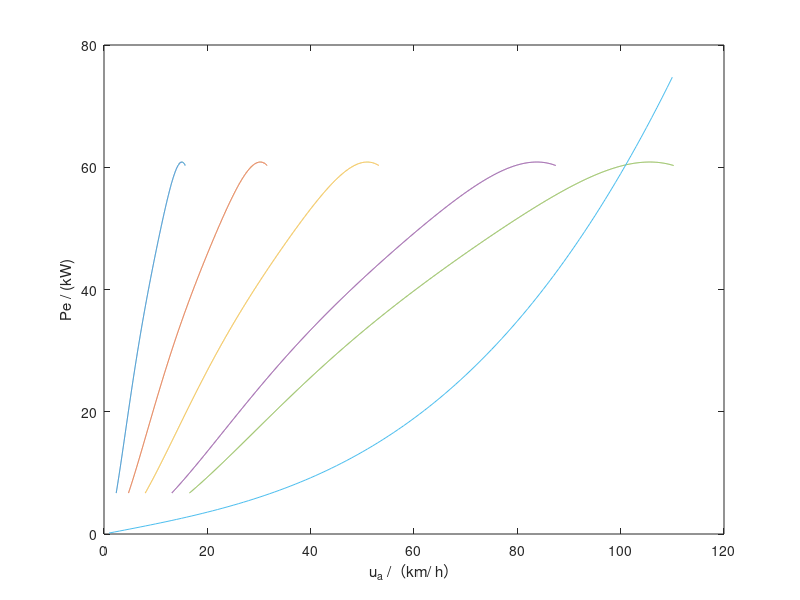

Here is the MATLAB script that generated this plot: (Note: this script raises an error after producing the figure.)
clear

a = [-3.85445e-12,40.874e-9,-165.44e-6,0.29527,-19.313];
% 发动机转矩
T_tq = [];
% 功率
P_e = [];


%驱动力行驶阻力平衡图
%车轮半径 m    %轴距     %质心至前轴距离(满载)   质心高（满载）
r = 0.367;    L = 3.2;    a1 = 1.947;            h_g = 0.9;
%装载质量 kg    %整车整备质量    %总质量
m1 = 2000;       m2 = 1800;     m3 = 3880;


% 传动系机械效率
yita_T = 0.85;
% 滚动阻力系数
f = 0.013;
%空气阻力系数*迎风面积 m2
C_DA = 2.77;
%主减速器传动比  %变速器传动比
i_0 = 6.33;   
%飞轮转动惯量 kg*m2  %二前轮转动惯量  %四后轮转动惯量
I_f = 0.218;         I_w1 = 1.798;   I_w2 = 3.598;
% 挡位 1档 2档 3档 4档 5档
i_g4 = [6.09,3.09,1.71,1.00];
i_g5 = [5.56,2.769,1.644,1.00,0.793];
%重力

%速度(与转速之间关系为0.377*r*n/i_0/i_g)    % 坡度    %汽车旋转质量换算系数
u_a =[];                                    slope = 0;     delta = 0;

%行驶方程式
F_t = [];



for n_tmp = 600:4000
    %1档
    u_a1(1,n_tmp) = 0.377 * r * n_tmp / i_0 / i_g5(1,1);
    T_tq(1,n_tmp)= polyval(a,n_tmp);
    P_e1 (1,n_tmp)= T_tq(1,n_tmp)*n_tmp/9550;
    F_t1(1,n_tmp) = T_tq(1,n_tmp) * i_0 * i_g5(1,1) * yita_T / r;
    
end


for n_tmp = 600:4000
    %2档
    u_a2(1,n_tmp) = 0.377 * r * n_tmp / i_0 / i_g5(1,2);
    T_tq(1,n_tmp)= polyval(a,n_tmp);
    P_e2 (1,n_tmp)= T_tq(1,n_tmp)*n_tmp/9550;
    F_t2(1,n_tmp) = T_tq(1,n_tmp) * i_0 * i_g5(1,2) * yita_T / r;
    
end

for n_tmp = 600:4000
    %3档
    u_a3(1,n_tmp) = 0.377 * r * n_tmp / i_0 / i_g5(1,3);
    T_tq(1,n_tmp)= polyval(a,n_tmp);
    P_e3 (1,n_tmp)= T_tq(1,n_tmp)*n_tmp/9550;
    F_t3(1,n_tmp) = T_tq(1,n_tmp) * i_0 * i_g5(1,3) * yita_T / r;
    
end


for n_tmp = 600:4000
    %4档
    u_a4(1,n_tmp) = 0.377 * r * n_tmp / i_0 / i_g5(1,4);
    T_tq(1,n_tmp)= polyval(a,n_tmp);
    P_e4 (1,n_tmp)= T_tq(1,n_tmp)*n_tmp/9550;
    F_t4(1,n_tmp) = T_tq(1,n_tmp) * i_0 * i_g5(1,4) * yita_T / r;
    
end


for n_tmp = 600:4000
    %5档
    u_a5(1,n_tmp) = 0.377 * r * n_tmp / i_0 / i_g5(1,5);
    T_tq(1,n_tmp)= polyval(a,n_tmp);
    P_e5 (1,n_tmp)= T_tq(1,n_tmp)*n_tmp/9550;
    F_t5(1,n_tmp) = T_tq(1,n_tmp) * i_0 * i_g5(1,5) * yita_T / r;
    
end

for v =1:110
u_a(1,v) = v;
P_load(1,v) = v*f*m3*9.8/3600 + C_DA*v*v*v/76140;
bc (1,v)= P_load(1,v)/yita_T;

    
end

% 绘图
figure


plot(u_a1(1,600:end),P_e1(1,600:end),u_a2(1,600:end),P_e2(1,600:end),u_a3(1,600:end),P_e3(1,600:end),u_a4(1,600:end),P_e4(1,600:end),u_a5(1,600:end),P_e5(1,600:end),u_a,bc);

xlabel('u_a /（km/ h）')
ylabel('Pe / (kW)')
gtext('1档');
gtext('2档');
gtext('3档');
gtext('4档');
gtext('5档');


%-----------------------------------------------------------------------------
%系数矩阵
for P=1:62
P_e(1,P) = P;
c = [0.17768,-5.8629,72.379,-416.46,1326.8];
b1(1,P)= polyval(c,P);

c = [0.043072,-2.0553,36.657,-303.98,1354.7];
b2(1,P)= polyval(c,P);

c = [0.006164,-0.51184,14.524,-189.75,1284.4];
b3(1,P)= polyval(c,P);

c = [0.0018555,-0.18517,7.0035,-121.59,1122.9];
b4(1,P)= polyval(c,P);

c = [0.00068906,-0.091077,4.4763,-98.893,1141.0];
b5(1,P)= polyval(c,P);

c = [0.00035052,-0.05138,2.8593,-73.714,1051.2];
b6(1,P)= polyval(c,P);

c = [0.00028230,-0.047449,2.9788,-84.478,1233.9];
b7(1,P)= polyval(c,P);

 c= [-0.000038568,-0.00075215,0.71113,-45.291,1129.7];
b8(1,P)= polyval(c,P);
end


plot(P_e(1,1:10),b1(1,1:10),P_e(1,1:20),b2(1,1:20),P_e(1,1:end),b3(1,1:end),P_e(1,1:40),b4(1,1:40),P_e(1,1:40),b5(1,1:40),P_e(1,1:50),b5(1,1:50),P_e(1,1:55),b6(1,1:55),P_e(1,1:60),b7(1,1:60),P_e(1,1:62),b8(1,1:62))






%-----------------------------------------------------------------

vector_n = [815,1207,1614,2012,2603,3006,3403,3804];
vector_b =[];

 n_tmp = vector_n(1,1);
 vector_b(1,1) = 0.377 * r * n_tmp / i_0 / i_g5(1,5);
 T_tq(1,n_tmp)= polyval(a,n_tmp);
 P_e5 (1,n_tmp)= T_tq(1,n_tmp)*n_tmp/9550;
 vector_b(2,1) = b1(1,round(P_e5 (1,n_tmp)));
 
 n_tmp = vector_n(1,2);
 vector_b(1,2) = 0.377 * r * n_tmp / i_0 / i_g5(1,5);
 T_tq(1,n_tmp)= polyval(a,n_tmp);
 P_e5 (1,n_tmp)= T_tq(1,n_tmp)*n_tmp/9550;
 vector_b(2,2) = b2(1,round(P_e5 (1,n_tmp)));
 
 n_tmp = vector_n(1,3);
 vector_b(1,3) = 0.377 * r * n_tmp / i_0 / i_g5(1,5);
 T_tq(1,n_tmp)= polyval(a,n_tmp);
 P_e5 (1,n_tmp)= T_tq(1,n_tmp)*n_tmp/9550;
 vector_b(2,3) = b3(1,round(P_e5 (1,n_tmp)));
 
 n_tmp = vector_n(1,4);
 vector_b(1,4) = 0.377 * r * n_tmp / i_0 / i_g5(1,5);
 T_tq(1,n_tmp)= polyval(a,n_tmp);
 P_e5 (1,n_tmp)= T_tq(1,n_tmp)*n_tmp/9550;
 vector_b(2,4) = b4(1,round(P_e5 (1,n_tmp)));
    
 n_tmp = vector_n(1,5);
 vector_b(1,5) = 0.377 * r * n_tmp / i_0 / i_g5(1,5);
 T_tq(1,n_tmp)= polyval(a,n_tmp);
 P_e5 (1,n_tmp)= T_tq(1,n_tmp)*n_tmp/9550;
 vector_b(2,5) = b5(1,round(P_e5 (1,n_tmp)));

  n_tmp = vector_n(1,6);
 vector_b(1,6) = 0.377 * r * n_tmp / i_0 / i_g5(1,5);
 T_tq(1,n_tmp)= polyval(a,n_tmp);
 P_e5 (1,n_tmp)= T_tq(1,n_tmp)*n_tmp/9550;
 vector_b(2,6) = b6(1,round(P_e5 (1,n_tmp)));
 
  n_tmp = vector_n(1,7);
 vector_b(1,7) = 0.377 * r * n_tmp / i_0 / i_g5(1,5);
 T_tq(1,n_tmp)= polyval(a,n_tmp);
 P_e5 (1,n_tmp)= T_tq(1,n_tmp)*n_tmp/9550;
 vector_b(2,7) = b7(1,round(P_e5 (1,n_tmp)));
 
 n_tmp = vector_n(1,8);
 vector_b(1,8) = 0.377 * r * n_tmp / i_0 / i_g5(1,5);
 T_tq(1,n_tmp)= polyval(a,n_tmp);
 P_e5 (1,n_tmp)= T_tq(1,n_tmp)*n_tmp/9550;
 vector_b(2,8) = b8(1,round(P_e5 (1,n_tmp)));
%   
%   vector_b(:,1) = [];
%   vector_b(:,2) = [];
%   vector_b(:,1) = [];

 
 
 
 
 
 n_tmp = vector_n(1,1);
 vector_b(3,1) = 0.377 * r * n_tmp / i_0 / i_g5(1,4);
 T_tq(1,n_tmp)= polyval(a,n_tmp);
 P_e4 (1,n_tmp)= T_tq(1,n_tmp)*n_tmp/9550;
 vector_b(4,1) = b1(1,round(P_e4 (1,n_tmp)));
 
 n_tmp = vector_n(1,2);
 vector_b(3,2) = 0.377 * r * n_tmp / i_0 / i_g5(1,4);
 T_tq(1,n_tmp)= polyval(a,n_tmp);
 P_e4 (1,n_tmp)= T_tq(1,n_tmp)*n_tmp/9550;
 vector_b(4,2) = b2(1,round(P_e4 (1,n_tmp)));
 
 n_tmp = vector_n(1,3);
 vector_b(3,3) = 0.377 * r * n_tmp / i_0 / i_g5(1,4);
 T_tq(1,n_tmp)= polyval(a,n_tmp);
 P_e4 (1,n_tmp)= T_tq(1,n_tmp)*n_tmp/9550;
 vector_b(4,3) = b3(1,round(P_e4 (1,n_tmp)));
 
 n_tmp = vector_n(1,4);
 vector_b(3,4) = 0.377 * r * n_tmp / i_0 / i_g5(1,4);
 T_tq(1,n_tmp)= polyval(a,n_tmp);
 P_e4 (1,n_tmp)= T_tq(1,n_tmp)*n_tmp/9550;
 vector_b(4,4) = b4(1,round(P_e4 (1,n_tmp)));
    
 n_tmp = vector_n(1,5);
 vector_b(3,5) = 0.377 * r * n_tmp / i_0 / i_g5(1,4);
 T_tq(1,n_tmp)= polyval(a,n_tmp);
 P_e4 (1,n_tmp)= T_tq(1,n_tmp)*n_tmp/9550;
 vector_b(4,5) = b5(1,round(P_e4 (1,n_tmp)));

  n_tmp = vector_n(1,6);
 vector_b(3,6) = 0.377 * r * n_tmp / i_0 / i_g5(1,4);
 T_tq(1,n_tmp)= polyval(a,n_tmp);
 P_e4 (1,n_tmp)= T_tq(1,n_tmp)*n_tmp/9550;
 vector_b(4,6) = b6(1,round(P_e4 (1,n_tmp)));
 
  n_tmp = vector_n(1,7);
 vector_b(3,7) = 0.377 * r * n_tmp / i_0 / i_g5(1,4);
 T_tq(1,n_tmp)= polyval(a,n_tmp);
 P_e4 (1,n_tmp)= T_tq(1,n_tmp)*n_tmp/9550;
 vector_b(4,7) = b7(1,round(P_e4 (1,n_tmp)));
 
 n_tmp = vector_n(1,8);
 vector_b(3,8) = 0.377 * r * n_tmp / i_0 / i_g5(1,4);
 T_tq(1,n_tmp)= polyval(a,n_tmp);
 P_e4 (1,n_tmp)= T_tq(1,n_tmp)*n_tmp/9550;
 vector_b(4,8) = b7(1,round(P_e4 (1,n_tmp)));
%  
 vector_b(:,1)= [];
 vector_b(:,2)= [];
 
 
 v_tmp =linspace(0,120);
 p1 = polyfit(vector_b(1,:),vector_b(2,:),3);
 f1 = polyval(p1,v_tmp);
 
 p2 = polyfit(vector_b(3,:),vector_b(4,:),3);
 f2 = polyval(p2,v_tmp);
%  figure
%   plot(v_tmp,f1,vector_b(1,1:end),vector_b(2,1:end),'o')
  
 figure
 plot(v_tmp,f1,vector_b(1,1:end),vector_b(2,1:end),'o',v_tmp,f2,vector_b(3,1:end),vector_b(4,1:end),'*')
%  title('最高档和次高档等速燃油消耗率')
 xlabel('u_a - km/h')
 ylabel('燃油消耗率b[g/(kw*h)]')
 xlim([0,90]);
 ylim([0,1000]);
 gtext('5档');
  gtext('4档');


pg = 7.00;
for i = 1:6

    vector_p(1,i) = (vector_b(1,i)*((3880*9.8)*f+C_DA*vector_b(1,i)*vector_b(1,i)/21.15))/(3600*yita_T);
    vector_p(2,i) = vector_p(1,i)*vector_b(2,i)/(1.02*vector_b(1,i)*pg);
    
    
    vector_p(3,i) = (vector_b(3,i)*((3880*9.8)*f+C_DA*vector_b(3,i)*vector_b(3,i)/21.15))/(3600*yita_T);
    vector_p(4,i) = vector_p(3,i)*vector_b(4,i)/(1.02*vector_b(3,i)*pg);
    
end


u_a =[];
u_a = linspace(10,120,6);
 p3 = polyfit(u_a(1,:),vector_p(2,:),3);
 f3 = polyval(p3,v_tmp);
%  figure
%  plot(v_tmp,f3,u_a,vector_p(2,:),'*')
%  title('最高档汽车百公里油耗曲线')
%  xlabel('u_a - km/h')
%  ylabel('Qs/（L/100km）')
% 
%  
 

 u_a =[];
u_a = linspace(10,120,6);
 p4 = polyfit(u_a(1,:),vector_p(4,:),3);
 f4 = polyval(p4,v_tmp);
 figure
 plot(v_tmp,f4,u_a,vector_p(4,:),'o',v_tmp,f3,u_a,vector_p(2,:),'*')
%  axis(0,130,0,100)
%  title('最高档汽车百公里油耗曲线与次高档汽车百公里油耗曲线')
 xlabel('u_a - km/h')
 ylabel('Qs/（L/100km）')
 xlim([0 130])
 ylim([0 30])
  gtext('5档');
  gtext('4档');
 
 
 
 
 
 